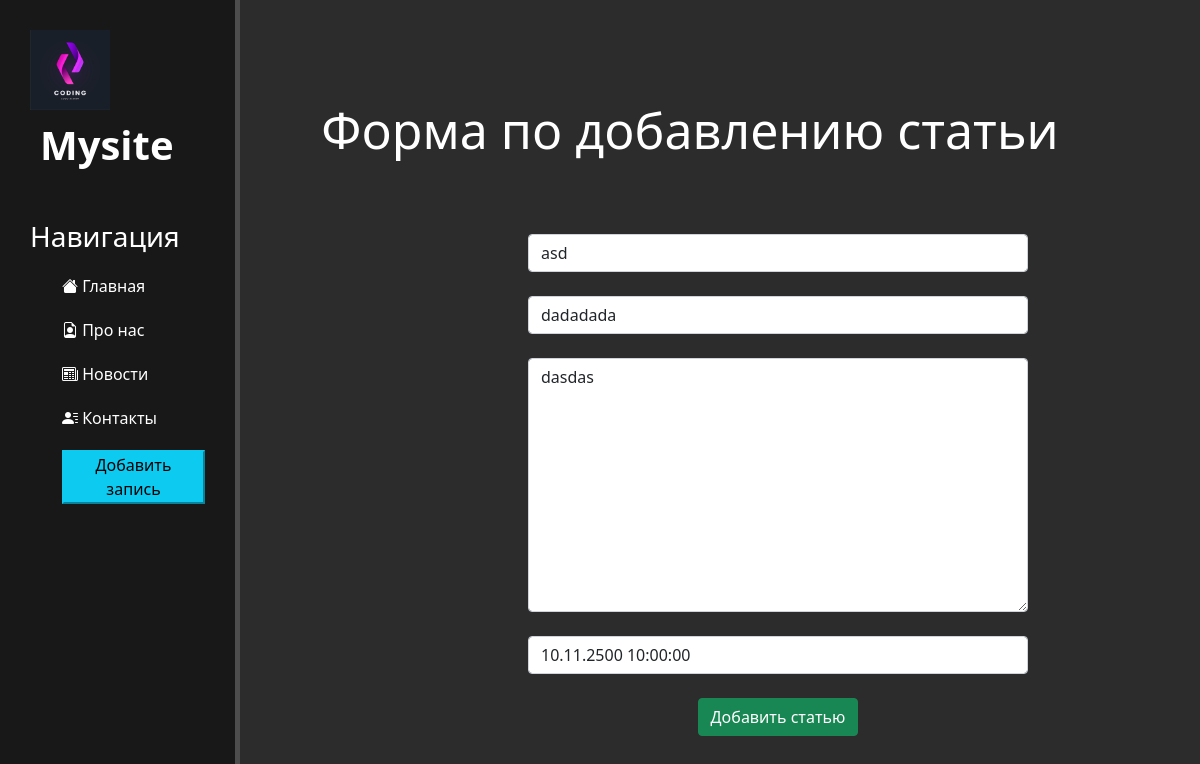
/news/5/update, run on the app's committed database.
### news/models.py (models this page shows, shortened)
class Articles(models.Model):   #Наследуем все от класса Model
    title = models.CharField('Название', max_length=50)
    anons = models.CharField('Анонс', max_length=250)     # CharField - не более 250 символов
    full_text = models.TextField('Статья')                      # TextField - тип данных для текстовой информации где много символов
    date = models.DateTimeField('Дата публикации')
    class Meta:
        verbose_name = 'Новость'
        verbose_name_plural = "Новости" #plural = множественном числе.

### news/views.py (the view)
# urls.py: path('<int:pk>/update', views.NewsUpdateView.as_view(), name='news-update'),
class NewsUpdateView(UpdateView):
    model = Articles
    template_name = 'news/create.html'
    form_class = ArticlesForms

### news/forms.py
class ArticlesForms(ModelForm):       # Называть как угодно, но обычно называют названием класса таблицы и добавляем слово FORM.
    class Meta:                       # Для того чтобы указать характеристики
        model = Articles    # работаем с моделью(БД) артиклс
        fields = ['title', 'anons', 'full_text', 'date']
        widgets = {
            "title": TextInput(attrs={
                'class': 'form-control',
                'placeholder': 'Название статьи'
            }),
            "anons": TextInput(attrs={
                'class': 'form-control',
                'placeholder': 'Анонс статьи'
            }),
            "date": DateTimeInput(attrs={
                'class': 'form-control',
                'placeholder': 'Дата публикации'
            }),
            "full_text": Textarea(attrs={
                'class': 'form-control',
                'placeholder': 'Текст статьи'
            })
        }

### news/templates/news/create.html (shortened to what this page needs)
{% extends 'main/layout.html' %}
{% block text %}
    <div class="features">
        <h1>Форма по добавлению статьи</h1>
        <form method="post">
             {% csrf_token %}<br>
             {{ form.title }}<br>
            {{ form.anons }}<br>
            {{ form.full_text }}<br>
            {{ form.date }}<br>
            <button class="btn btn-success" type="submit">Добавить статью</button>
        </form>
    </div>
{% endblock %}

### main/static/main/css/main.css (style rules this page uses)
body { background: #2c2c2c; }
main .features { float: left; color: #fff; margin-top: 100px; text-align: center; width: 75%; }
main .features h1 { font-size: 50px; text-align: center; }
form { margin-left: 32%; width: 500px; margin-top: 50px; }

### data on the page
Articles: title "asd", anons "dadadada", full_text "dasdas", date "10.11.2500 10:00:00"
